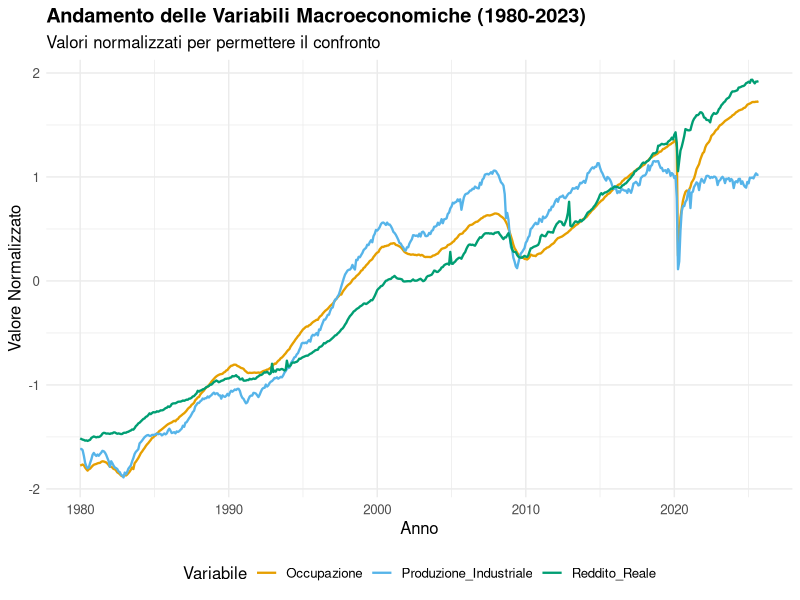
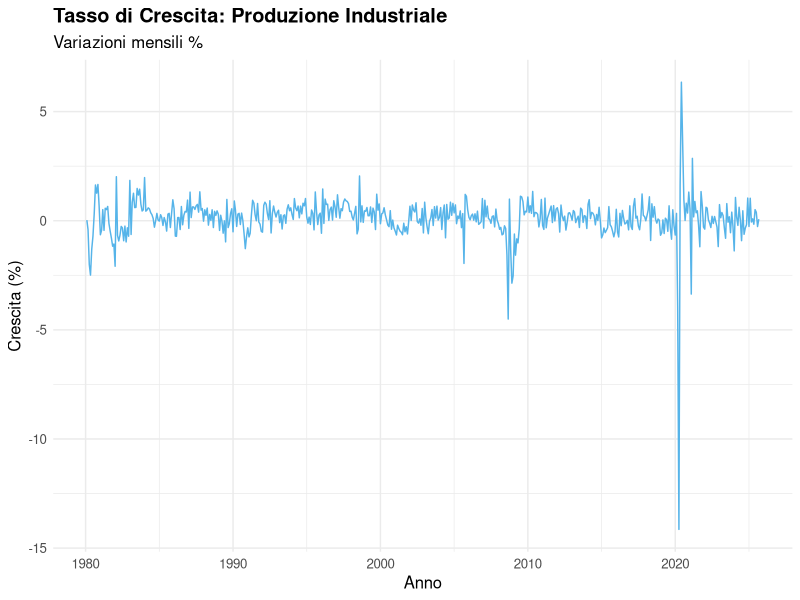

Reproduce these figures in R, in order.
library(readxl)
library(ggplot2)
library(tidyr)
library(dplyr)

# Leggo il dataset dal file Excel che ho scaricato e preparato
dati <- read_xlsx("dati_report.xlsx")
# Ricostruisco l'asse temporale, sapendo che i dati partono da Gennaio 1980 con cadenza mensile
date_seq <- seq(as.Date("1980-01-01"), by = "month", length.out = nrow(dati))

# Rinomino le colonne per comodità e unisco le date al dataframe per facilitare i plot successivi
dati_plot <- dati
dati_plot$Date <- date_seq
colnames(dati_plot)[1:3] <- c("Produzione_Industriale", "Occupazione", "Reddito_Reale")

dati_long <- pivot_longer(dati_plot, cols = c("Produzione_Industriale", "Occupazione", "Reddito_Reale"), 
                          names_to = "Variabile", values_to = "Valore")

# Scalo le variabili (le normalizzo) per poterle confrontare visivamente nello stesso grafico senza distorsioni
dati_long <- dati_long %>%
  group_by(Variabile) %>%
  mutate(Valore_Normalizzato = scale(Valore))

p1 <- ggplot(dati_long, aes(x = Date, y = Valore_Normalizzato, color = Variabile)) +
  geom_line(size=0.8) +
  theme_minimal() +
  labs(title = "Andamento delle Variabili Macroeconomiche (1980-2023)",
       subtitle = "Valori normalizzati per permettere il confronto",
       x = "Anno",
       y = "Valore Normalizzato") +
  theme(legend.position = "bottom",
        text = element_text(size=12, family="sans"),
        plot.title = element_text(face="bold")) +
  scale_color_manual(values=c("#E69F00", "#56B4E9", "#009E73"))

ggsave("plot_serie_storiche.png", p1, width = 10, height = 6, dpi=300)

# Calcolo i tassi di crescita mensili usando la prima differenza dei logaritmi. Scarto il primo mese che ovviamente sarà NA.
dati_crescita <- dati_plot %>%
  mutate(
    Prod_Growth = c(NA, diff(log(Produzione_Industriale))) * 100,
    Occ_Growth = c(NA, diff(log(Occupazione))) * 100,
    Redd_Growth = c(NA, diff(log(Reddito_Reale))) * 100
  ) %>%
  filter(!is.na(Prod_Growth))

p2 <- ggplot(dati_crescita, aes(x = Date, y = Prod_Growth)) +
  geom_line(color="#56B4E9", size=0.5) +
  theme_minimal() +
  labs(title = "Tasso di Crescita: Produzione Industriale",
       subtitle = "Variazioni mensili %",
       x = "Anno",
       y = "Crescita (%)") +
  theme(text = element_text(size=12, family="sans"),
        plot.title = element_text(face="bold"))

ggsave("plot_tassi_crescita.png", p2, width = 10, height = 4, dpi=300)

print("Plots generated successfully.")
